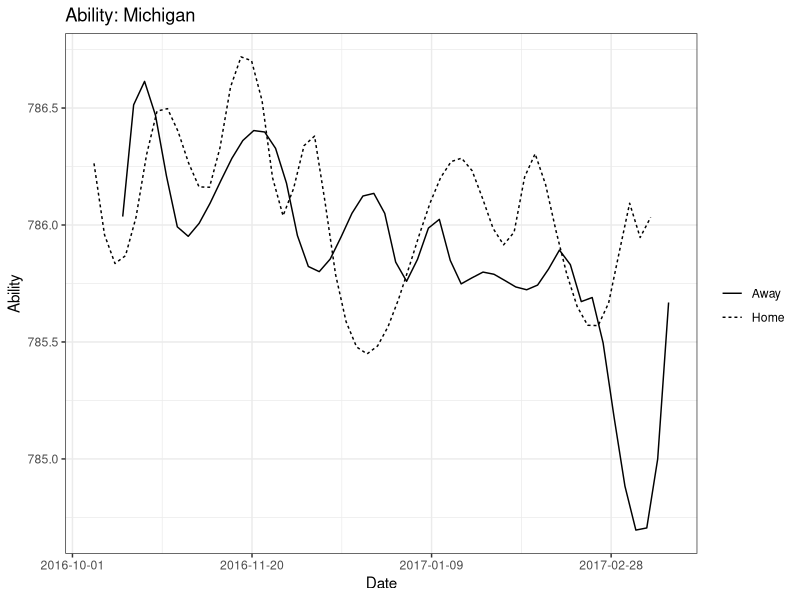

Write the R code that produced this figure. (Note: this script raises an error after producing the figure.)
library(tidyverse)
library(lubridate)
library(purrr)
library(broom)
library(qvcalc)

### Retrieve data ###

# Read in indivdual game data
ncaa <- read.csv("NCAA/Data/Schedules/2016-2017_Clean.csv", header=T, stringsAsFactors=F) %>%
  select(Home,at,Away,HomeScore,AwayScore,Date) %>%
  mutate(Date = ymd(Date),
         Result = ifelse(HomeScore > AwayScore, 2, ifelse(HomeScore == AwayScore,1,0)))

# Count number of games
n.games <- nrow(ncaa)

# Collect all team names
teams <- c(ncaa$Home,ncaa$Away) %>%
  unique %>%
  sort

# Count number of teams
n.teams <- length(teams)

# Convert to indivudal team result data
home.results <- data.frame(Date=ncaa$Date,HomeAway="Home",Team=ncaa$Home,Result=ncaa$Result,stringsAsFactors=F)
away.results <- data.frame(Date=ncaa$Date,HomeAway="Away",Team=ncaa$Away,Result=2-ncaa$Result,stringsAsFactors=F)
team.results <- rbind(home.results,away.results)



### Static Bradley-Terry model analysis ###

# Create design matrix

bt.design.matrix <- matrix(0, nrow=n.games, ncol=n.teams)

for (i in 1:n.games) {
  bt.design.matrix[i, which(ncaa[i,"Home"] == teams)] <- 1
  bt.design.matrix[i, which(ncaa[i,"Away"] == teams)] <- -1
} 

colnames(bt.design.matrix) <- teams

# Likelihood function for the Bradley-Terry model with three-categorical results
likelihood.f <- function(param, x, y){
  num.parameters <- length(param)
  delta <- exp(param[num.parameters])
  
  bt.formula <- x %*% param[1:(num.parameters-1)]
  
  prob.loss <- plogis(-delta-bt.formula)
  prob.loss.tie <- plogis(delta-bt.formula)
  prob.tie <- prob.loss.tie-prob.loss
  prob.win <- 1-prob.loss.tie
  
  prob <- sum(log(c(prob.loss[which(y==0)], prob.tie[which(y==1)], prob.win[which(y==2)])))
  
  return(prob)
}

# Run Bradley-Terry model
BT.fit <- optim(c(rep(0, n.teams), log(0.01)), 
                fn=likelihood.f, 
                y=ncaa$Result,
                x=cbind(1, bt.design.matrix[,-1]), 
                method="BFGS",
                control=list(fnscale=-1, maxit=1500000), 
                hessian=TRUE)

bt.coefs <- BT.fit$par[2:n.teams]
bt.ability <- rep(0, n.teams)
reference <- (-sum(bt.coefs))/n.teams
bt.ability[1] <- reference
bt.ability[2:n.teams] <- reference + bt.coefs

# Compute the estimate of the threshold parameter
delta <- exp(BT.fit$par[21])
delta

# Compute quasi-standard errors
var.matrix <- solve(-BT.fit$hessian)
var.improved <- matrix(0, nrow=n.teams, ncol=n.teams)
var.improved[2:n.teams,2:n.teams] <- var.matrix[2:n.teams,n.teams]

#qse <- qvcalc(var.improved, estimates=bt.ability, labels=teams)


### Dyanmic Bradley-Terry model analysis ###

# Set the starting values of the covariates as the percentage of points earned by home and away teams during the *previous* season
# Set the remaining vectors to help speed up (considerably) computation...

ncaa.previous <- read.csv("NCAA/Data/Schedules/2015-2016_Clean.csv", header=T, stringsAsFactors=F) %>%
  select(Home,at,Away,HomeScore,AwayScore,Date) %>%
  mutate(Date = ymd(Date),
         Result = ifelse(HomeScore > AwayScore, 2, ifelse(HomeScore == AwayScore,1,0)))

home.results <- data.frame(Date=ncaa.previous$Date,HomeAway="Home",Team=ncaa.previous$Home,Result=ncaa.previous$Result,stringsAsFactors=F)
away.results <- data.frame(Date=ncaa.previous$Date,HomeAway="Away",Team=ncaa.previous$Away,Result=2-ncaa.previous$Result,stringsAsFactors=F)
team.results <- rbind(home.results,away.results)

prev.year.mean.pts <- team.results %>%
  group_by(HomeAway) %>%
  summarize(Mean.Pts = mean(Result)) %>%
  arrange(desc(Mean.Pts)) %>%
  .$Mean.Pts

home <- ncaa$Home
away <- ncaa$Away
game.results <- ncaa$Result

# Function for computing the covariates x of the dynamic model given lambda_1 and lambda_2 (see formula (6))

build.previous <- function(lambda1, lambda2){
  
  prev <- matrix(rep(prev.year.mean.pts, n.games), nrow=n.games, ncol=2, byrow=TRUE)
  
  for (i in 2:nrow(prev)){
    
    home.game.ids <- which(home[1:(i-1)]==home[i])
    away.game.ids <- which(away[1:(i-1)]==away[i])
    
    if (length(home.game.ids)>0){
      
      ewma.home <- lambda1*(1-lambda1)^(length(home.game.ids):1-1)
      pts.home <- game.results[home.game.ids] # Use the number of points (i.e. 3) in case of win
      prev[i,1] <- sum(ewma.home*pts.home,(1-lambda1)^(length(home.game.ids))*prev.year.mean.pts[1])
    }
    
    if (length(away.game.ids)>0){
      
      ewma.away <- lambda2*(1-lambda2)^(length(away.game.ids):1-1)
      pts.away <- 2-game.results[away.game.ids]
      prev[i,2] <- sum(ewma.away*pts.away,(1-lambda2)^(length(away.game.ids))*prev.year.mean.pts[2])
    }
  }
  
  prev
}

# Profile likelihood
profile.likelihood <- function(par, y){
  
  lambda <- plogis(par)
  previous <- build.previous(lambda[1], lambda[2])
  fit <- optim(c(0,0,log(0.01)), 
               fn=likelihood.f, 
               y=y,
               x=cbind(previous[,1], -previous[,2]),
               method="Nelder-Mead", 
               control=list(fnscale=-1, maxit=150000))
  
  return(fit$value)
  
}

# Find the values of lambda_1 and lambda_2 that maximize the profile likelihood  
op <- optim(qlogis(rep(0.5,2)), 
            fn=profile.likelihood, 
            y=game.results, 
            method="Nelder-Mead",
            control=list(fnscale=-1, maxit=150000))


best.lambda <- plogis(op$par)
best.lambda

## Re-fit best model
prev <- build.previous(best.lambda[1], best.lambda[2])
dynamic.bt <- optim(c(0,0, log(0.01)), 
                    likelihood.f, 
                    y=game.results,
                    x=cbind(prev[,1], -prev[,2]),
                    method="Nelder-Mead", 
                    control=list(fnscale=-1, maxit=1000000),
                    hessian=TRUE)

dynamic.bt.coefs <- dynamic.bt$par
dynamic.bt.st.err <- -dynamic.bt$hessian  %>% solve %>% diag %>% sqrt


## Smoothed abilities plots (Figure 4)

ncaa.augmented <- data.frame(ncaa,prev)

range.ability <- c(ncaa.augmented$X1*dynamic.bt.coefs[1], ncaa.augmented$X2*dynamic.bt.coefs[2]) %>% range

team <- "Michigan"

team.final.home <- ncaa.augmented %>%
  filter(Home == team)

team.final.away <- ncaa.augmented %>%
  filter(Away == team)

home.dates <- team.final.home$Date
away.dates <- team.final.away$Date

#home.spline <- data.frame(spline(1:nrow(team.final.home),team.final.home$X1*dynamic.bt.coefs[1]),place="Home")
#away.spline <- data.frame(spline(1:nrow(team.final.away),team.final.away$X2*dynamic.bt.coefs[2]),place="Away")

origin.date <- ncaa$Date[1]

home.date.numbers <- home.dates - origin.date + 1 
away.date.numbers <- away.dates - origin.date + 1


home.spline <- data.frame(spline(home.date.numbers,team.final.home$X1*dynamic.bt.coefs[1]),place="Home",date=ymd(origin.date) + home.date.numbers - 1)
away.spline <- data.frame(spline(away.date.numbers,team.final.away$X2*dynamic.bt.coefs[2]),place="Away",date=ymd(origin.date) + away.date.numbers - 1)

splines <- rbind(home.spline,away.spline)

ggplot(data=splines, aes(x=x,y=y,linetype=place)) +
  geom_line() +
  theme_bw() +
  xlab("Date") +
  ylab("Ability") +
  labs(linetype="") +
  scale_x_continuous(breaks = c(1,51,101,151),labels = as.character(ymd(origin.date) + c(1,51,101,151) - 1)) +
  ggtitle(paste0("Ability: ",team))


# Get abilities

calculate.dynamic.ability <- function(team,coefs){
  
  home.ability <- ncaa.augmented %>%
    filter(Home == team) %>%
    mutate(X1 = X1*coefs[1]) %>%
    .$X1
  
  away.ability <- ncaa.augmented %>%
    filter(Away == team) %>%
    mutate(X2 = X2*coefs[2]) %>%
    .$X2
  
  return(mean(c(home.ability,away.ability)))
  
}

dynamic.ability.values <- teams %>% map_dbl(calculate.dynamic.ability,coefs=dynamic.bt.coefs)

mean.dynamic.ability <- mean(dynamic.ability.values)


# Build up Table 1

points <- team.results %>%
  group_by(Team) %>%
  summarize(Points.Pct = sum(Result)/n())

home.points.pct <- team.results %>%
  group_by(Team,HomeAway) %>%
  summarize(Points = sum(Result)) %>%
  ungroup() %>%
  group_by(Team) %>%
  summarize(Home.Points.Pct = sum(ifelse(HomeAway=="Home",Points,0))/sum(Points)) %>%
  mutate(Home.Points.Pct = round(Home.Points.Pct,2))

abilities <- data.frame(Team=teams, Ability=bt.ability, stringsAsFactors=F) %>%
  arrange(desc(Ability)) %>%
  mutate(Ability = round(Ability,3),
         Rank=1:n.teams)

#quasi.st.errs <- data.frame(Team=row.names(qse$qvframe), QSE = qse$qvframe %>% select(quasiSE) %>% .$quasiSE, stringsAsFactors=F) %>%
#  mutate(QSE = round(QSE,3))
#row.names(quasi.st.errs) <- NULL

dynamic.abilities <- data.frame(Team = teams, Dynamic.Ability = dynamic.ability.values, stringsAsFactors=F) %>%
  mutate(Dynamic.Ability = round(Dynamic.Ability - mean.dynamic.ability, 3)) %>%
  arrange(desc(Dynamic.Ability)) %>%
  mutate(Dynamic.Rank = 1:n.teams)

results.table <- points %>%
  inner_join(home.points.pct) %>%
  inner_join(abilities) %>%
  #inner_join(quasi.st.errs) %>%
  inner_join(dynamic.abilities) %>%
  arrange(desc(Points.Pct),Team)

results.table




## Goodness-of-fit by rank probability score

## Cumulative observed results
cumulative.results <- matrix(0, nrow=n.games, ncol=3)
cumulative.results[which(game.results == 0),1] <- 1
cumulative.results[which(game.results <= 1),2] <- 1
cumulative.results[,3] <- 1

delta.dynamic <- exp(dynamic.bt$par[3])
delta.bt <- exp(BT.fit$par[21])

means.dynamic <- cbind(prev[,1], -prev[,2]) %*% dynamic.bt$par[1:2]
prob.loss.dynamic <- plogis(-delta.dynamic-means.dynamic)
prob.loss.tie.dynamic <- plogis(delta.dynamic-means.dynamic)

means.bt <- cbind(1, bt.design.matrix[,-1]) %*% BT.fit$par[1:n.teams]
prob.loss.bt <- plogis(-delta.bt-means.bt)
prob.loss.tie.bt <- plogis(delta.bt-means.bt)

rank.prob.score.dynamic <- (cumulative.results-cbind(prob.loss.dynamic, prob.loss.tie.dynamic, 1))^2 %>% rowSums
rank.prob.score.bt <- (cumulative.results-cbind(prob.loss.bt, prob.loss.tie.bt, 1))^2 %>% rowSums

mean(rank.prob.score.dynamic)
mean(rank.prob.score.bt)

cor(rank.prob.score.dynamic,rank.prob.score.bt)



### Prediction ###

last <- function(x){
  return(x[length(x)])
}

## Computes the rank probability score
RPS <- function(y, p){
  return(((y==0)-p[,1])^2+((y<=1)-(p[,1]+p[,2]))^2)
}

## Generic function for predicting results of matches taking place in day "day", given observations from 1 to (day-1)

predict.DBT <- function(game.date){
  
  # Retrieve all games prior to the given date
  observed.games <- ncaa %>% filter(Date < game.date)
  n.observed.games <- nrow(observed.games)
  
  # Retrieve all games on the given date
  games.to.predict <- ncaa %>% filter(Date == game.date)
  n.games.to.predict <- nrow(games.to.predict)
  
  home.observed <- observed.games$Home
  away.observed <- observed.games$Away
  game.results.observed <- observed.games$Result
  
  
  build.previous <- function(lambda1, lambda2){
    
    prev <- matrix(rep(prev.year.mean.pts, n.observed.games), nrow=n.observed.games, ncol=2, byrow=TRUE)
    
    for (i in 2:nrow(prev)){
      
      home.game.ids <- which(home.observed[1:(i-1)]==home.observed[i])
      away.game.ids <- which(away.observed[1:(i-1)]==away.observed[i])
      
      if (length(home.game.ids)>0){
        
        ewma.home <- lambda1*(1-lambda1)^(length(home.game.ids):1-1)
        pts.home <- game.points.observed[home.game.ids] # Use the number of points (i.e. 3) in case of win
        prev[i,1] <- sum(ewma.home*pts.home,(1-lambda1)^(length(home.game.ids))*prev.year.mean.pts[1])
      }
      
      if (length(away.game.ids)>0){
        
        ewma.away <- lambda2*(1-lambda2)^(length(away.game.ids):1-1)
        pts.away <- 2-game.results[away.game.ids]
        prev[i,2] <- sum(ewma.away*pts.away,(1-lambda2)^(length(away.game.ids))*prev.year.mean.pts[2])
      }
    }
    
    prev
  }
  
  profile.likelihood <- function(par, y){
    
    lambda <- plogis(par)
    previous <- build.previous(lambda[1], lambda[2])
    fit <- optim(c(0,0,log(0.01)), 
                 fn=likelihood.f, 
                 y=y,
                 x=cbind(previous[,1], -previous[,2]),
                 method="Nelder-Mead", 
                 control=list(fnscale=-1, maxit=150000))
    
    return(fit$value)
    
  }
  
  likelihood.f <- function(param, x, y){
    num.parameters <- length(param)
    delta <- exp(param[num.parameters])
    
    bt.formula <- x %*% param[1:(num.parameters-1)]
    
    prob.loss <- plogis(-delta-bt.formula)
    prob.loss.tie <- plogis(delta-bt.formula)
    prob.tie <- prob.loss.tie-prob.loss
    prob.win <- 1-prob.loss.tie
    
    prob <- sum(log(c(prob.loss[which(y==0)], prob.tie[which(y==1)], prob.win[which(y==2)])))
    
    return(prob)
  }
  
  ## Find the values of lambda_1 and lambda_2 that maximize the profile likelihood 
  op <- optim(qlogis(rep(0.5,2)), 
              fn=profile.likelihood, 
              y=game.results.observed, 
              method="Nelder-Mead",
              control=list(fnscale=-1, maxit=150000))
  
  
  best.lambda <- plogis(op$par)
  
  ## Fit dynamic model
  prev <- build.previous(best.lambda[1], best.lambda[2])
  dynamic.bt <- optim(c(0,0, log(0.01)), 
                      likelihood.f, 
                      y=game.results.observed, 
                      x=cbind(prev[,1], -prev[,2]),
                      method="Nelder-Mead", 
                      control=list(fnscale=-1, maxit=150000))
  
  dynamic.bt.coefs <- dynamic.bt$par[1:2]
  delta.dynamic <- exp(dynamic.bt$par[3])
  
  
  ## Fit static model
  
  bt.design.reduced <- bt.design.matrix[1:n.observed.games,]
  
  BT.fit <- optim(c(rep(0, n.teams), log(0.01)), 
                  fn=likelihood.f, 
                  y=game.results.observed,
                  x=cbind(1, bt.design.reduced[,-1]), 
                  method="BFGS",
                  control=list(fnscale=-1, maxit=1500000))
  
  home.bt <- BT.fit$par[1]
  teams.bt <- c(0,BT.fit$par[2:n.teams])
  
  delta.bt <- exp(BT.fit$par[n.teams+1])
  
  
  ## Predictions
  
  dynamic.predict <- matrix(NA, nrow=n.games.to.predict,ncol=3)
  bt.predict <- matrix(NA, nrow=n.games.to.predict,ncol=3)
  
  observed.games.final <- cbind(observed.games,prev)
  names(observed.games.final)[8:9]<-c("X1","X2")
  
  for(i in 1:n.games.to.predict){
    
    home.team <- games.to.predict$Home[i]
    
    prev.games.team.home <- observed.games.final %>%
      filter(Home == home.team)
    
    prev.old.home <- prev.games.team.home %>%
      .$X1 %>%
      last
    
    last.result.home <- prev.games.team.home %>%
      .$Result %>%
      last
    
    last.result.home <- ifelse(last.result.home==2,3,last.result.home)
    
    home.ability <- ((best.lambda[1])*last.result.home+(1-best.lambda[1])*prev.old.home)*dynamic.bt.coefs[1]
    
    
    away.team <- games.to.predict$Away[i]
    
    prev.games.team.away <- observed.games.final %>%
      filter(Away == away.team)
    
    prev.old.away <- prev.games.team.away %>%
      .$X2 %>%
      last
    
    last.result.away <- prev.games.team.away %>%
      .$Result %>%
      last #???
    
    last.result.away <- ifelse(last.result.away==2,0,ifelse(last.result.away==0,3,1))
    
    away.ability <- ((best.lambda[2])*(last.result.away)+(1-best.lambda[2])*prev.old.away)*dynamic.bt.coefs[2]
    
    diff.ability <- home.ability-away.ability
    
    dynamic.predict[i,1] <- plogis(-delta.dynamic - diff.ability) # loss
    dynamic.loss.tie <- plogis(delta.dynamic - diff.ability) # loss or tie
    dynamic.predict[i,2] <- dynamic.loss.tie - dynamic.predict[i,1] # tie
    dynamic.predict[i,3] <- 1 - dynamic.loss.tie # win
    
    bt.predict[i,1] <- plogis(-delta.bt - home.bt-(teams.bt[which(teams==home.team)]-teams.bt[which(teams==away.team)]))
    bt.loss.tie <- plogis(delta.bt - home.bt - (teams.bt[which(teams==home.team)]-teams.bt[which(teams==away.team)]))
    bt.predict[i,2] <- bt.loss.tie - bt.predict[i,1]
    bt.predict[i,3] <- 1 - bt.loss.tie
  }
  
  RPS.dynamic <- RPS(games.to.predict$Result, dynamic.predict)
  RPS.bt <- RPS(games.to.predict$Result, bt.predict)
  
  return(data.frame(RPS.dynamic=RPS.dynamic, RPS.bt=RPS.bt))
}


## All predictions since mid-season 38

dates <- ncaa$Date %>%
  unique %>% 
  sort

n.dates <- length(dates)
end.date <- ceiling(n.dates/2)


run.prediction.alg <- function(day.to.predict){
  
  date.to.predict <- dates[day.to.predict]
  
  p <- predict.DBT(date.to.predict)
  
  print(paste0("Done: ",date.to.predict))
  
  return(p)
  
}

days.to.predict <- (end.date+1):n.dates

sim.results <- map(days.to.predict,run.prediction.alg)


## Box plots of the Brier scores (Figure 2)

library(magrittr)

dynamic.results <- sim.results %>% map(extract,"RPS.dynamic") %>% unlist
names(dynamic.results) <- NULL

bt.results <- sim.results %>% map(extract,"RPS.bt") %>% unlist
names(bt.results) <- NULL

end.day <- dates[end.date]
observed.games <- ncaa %>% filter(Date <= end.day)
n.observed.games <- nrow(observed.games)

probs.observed <- observed.games %>%
  group_by(Result) %>%
  summarize(Prob = n()) %>%
  mutate(Prob = Prob/n.observed.games) %>%
  .$Prob


games.to.predict <- ncaa %>% filter(Date > end.day)
n.games.to.predict <- nrow(games.to.predict)

probs.observed.matrix <- matrix(rep(probs.observed,n.games.to.predict),nrow=n.games.to.predict,byrow = T)

game.results <- games.to.predict$Result

empirical.results <- RPS(game.results,probs.observed.matrix)

sim.data <- data.frame(Dynamic=dynamic.results,BT=bt.results,Empirical=empirical.results) %>%
  gather(key="Simulation",value="Result")

ggplot(data=sim.data,aes(x=Simulation,y=Result)) +
  geom_boxplot() +
  theme_bw()

write.csv(sim.data,"InProgress/BradleyTerry/NCAA_Analyses.csv")
